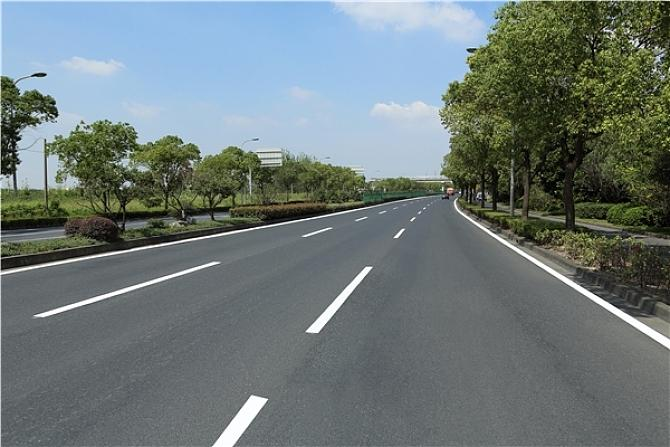
#> input picture carline.jpg, 670 x 447 px
$ python line.py
#> lines starting #> are read from the running program, lines starting #| are printed output that depends on the picture
#> further down, img is the input picture: shape (447, 670, 3); mean B, G, R 120.8, 121.1, 109.8
import numpy as np
import cv2 as cv

path = 'carline.jpg'    #图片存储路径，注意不能有中文

# 灰度化处理-------------------------------------------------
def Gray_img(img):
    # img_gray = cv.cvtColor(img_2, cv.COLOR_RGB2GRAY)
    print(img.shape)
#| (447, 670, 3)
    (h, w, c) = img.shape
#> h = 447; w = 670; c = 3
    img_b = img[:, :, 0]
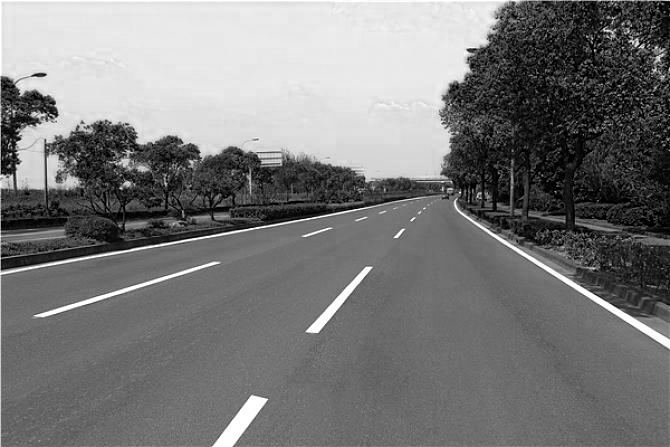
#> img_b: shape (447, 670); min 0, max 255, mean 120.8
    img_g = img[:, :, 1]
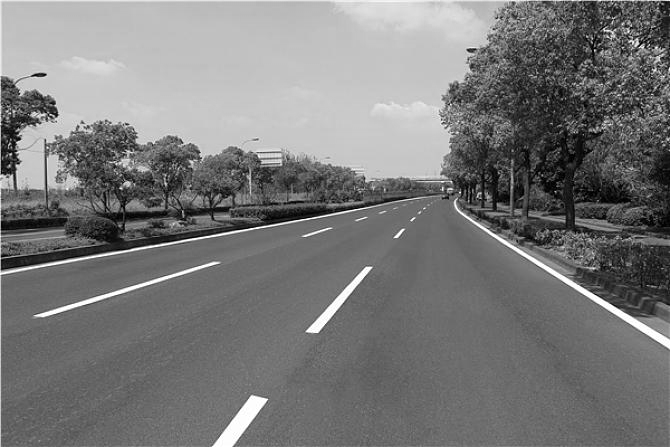
#> img_g: shape (447, 670); min 0, max 255, mean 121.1
    img_r = img[:, :, 2]
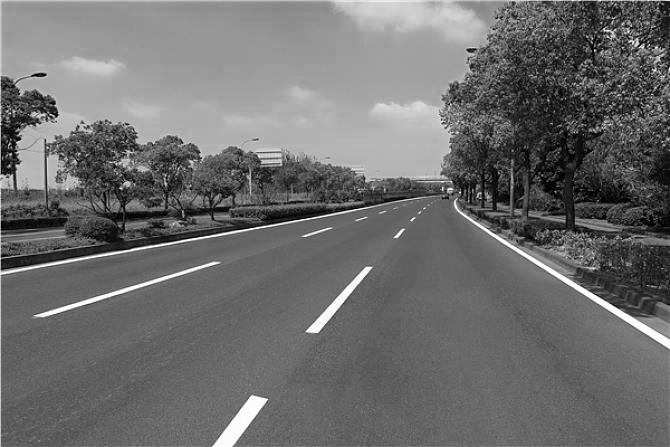
#> img_r: shape (447, 670); min 0, max 255, mean 109.8
    img_gray = img_r * 0.299 + img_g * 0.587 + img_b * 0.114
    img_gray = img_gray.astype(np.uint8)  # (1)
    cv.imshow('', img_gray)
    cv.waitKey(0)
    return img_gray

img = cv.imread(path)
img_gray = Gray_img(img)
cv.imwrite('huiduhua.jpg', img_gray)
# 增强对比度

# 滤波降噪
# 图片分割
